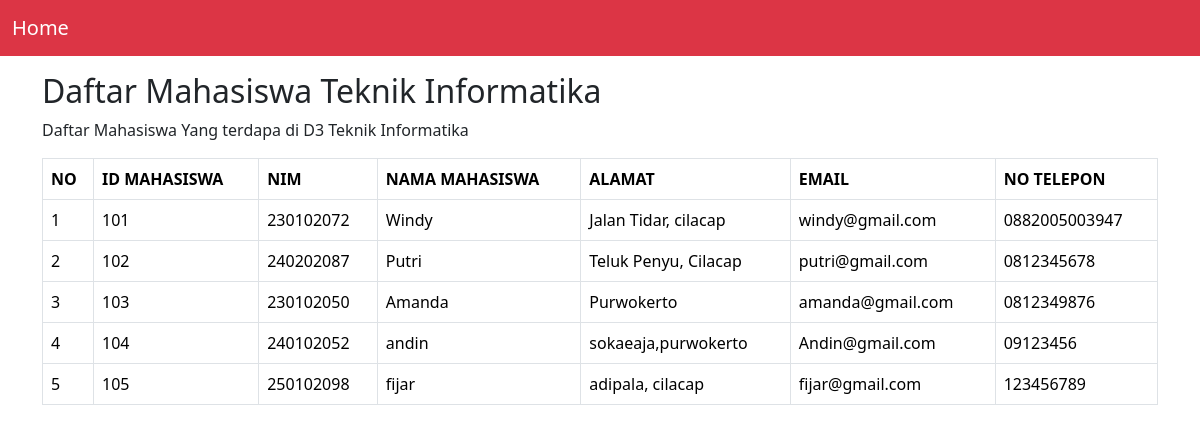
Page /tugas2/mahasiswa.php on the committed database.
### tables this page shows
CREATE TABLE `tbl_mahasiswa` (
  `mahasiswa_id` int NOT NULL,
  `nim` varchar(20) NOT NULL,
  `nama_mhs` varchar(255) NOT NULL,
  `alamat` varchar(255) NOT NULL,
  `email` varchar(255) NOT NULL,
  `no_telp` varchar(20) NOT NULL
);

### tugas2/mahasiswa.php (the view, shortened to what this page needs)
<!DOCTYPE html>
<html lang="en">
<head>
  <link href="https://cdn.jsdelivr.net/npm/bootstrap@5.3.3/dist/css/bootstrap.min.css" rel="stylesheet">
</head>
<body>
<nav class="navbar navbar-expand-sm bg-danger  navbar-dark">
  <div class="container-fluid">
    <a class="navbar-brand" href="index.php">Home</a>
  </div>
</nav>
<div class="container mt-3">
<h2>Daftar Mahasiswa Teknik Informatika</h2>
<p>Daftar Mahasiswa Yang terdapa di D3 Teknik Informatika</p>
  <div class="card-body">
    <table class="table table-bordered" id="myTable">
        <thead>
        <tr>
          <th scope="col">NO</th>
          <th scope="col">ID MAHASISWA</th>
          <th scope="col">NIM</th>
          <th scope="col">NAMA MAHASISWA</th>
          <th scope="col">ALAMAT</th>
          <th scope="col">EMAIL</th>
          <th scope="col">NO TELEPON</th>
        </tr>
        </thead>
        <tbody>
          <?php
            $database = new Database();
            $connection = $database->getConnection();
              $no = 1;
              $query = $connection->query("SELECT * FROM tbl_mahasiswa");
              while ($row = mysqli_fetch_assoc($query)){
          ?>
          <tr>
            <td><?php echo $no++ ?></td>
            <td><?php echo $row['mahasiswa_id'] ?></td>
            <td><?php echo $row['nim'] ?></td>
            <td><?php echo $row['nama_mhs'] ?></td>
            <td><?php echo $row['alamat'] ?></td>
            <td><?php echo $row['email'] ?></td>
            <td><?php echo $row['no_telp'] ?></td>
          </tr>
          <?php
              } ?>
          </tbody>
       </table>
</div>
</div>
</body>
</html>

### rows in the picture
tbl_mahasiswa: mahasiswa_id "101", nim "230102072", nama_mhs "Windy", alamat "Jalan Tidar, cilacap", email "windy@gmail.com", no_telp "0882005003947"
tbl_mahasiswa: mahasiswa_id "102", nim "240202087", nama_mhs "Putri", alamat "Teluk Penyu, Cilacap", email "putri@gmail.com", no_telp "0812345678"
tbl_mahasiswa: mahasiswa_id "103", nim "230102050", nama_mhs "Amanda", alamat "Purwokerto", email "amanda@gmail.com", no_telp "0812349876"
tbl_mahasiswa: mahasiswa_id "104", nim "240102052", nama_mhs "andin", alamat "sokaeaja,purwokerto", email "Andin@gmail.com", no_telp "09123456"
tbl_mahasiswa: mahasiswa_id "105", nim "250102098", nama_mhs "fijar", alamat "adipala, cilacap", email "fijar@gmail.com", no_telp "123456789"
